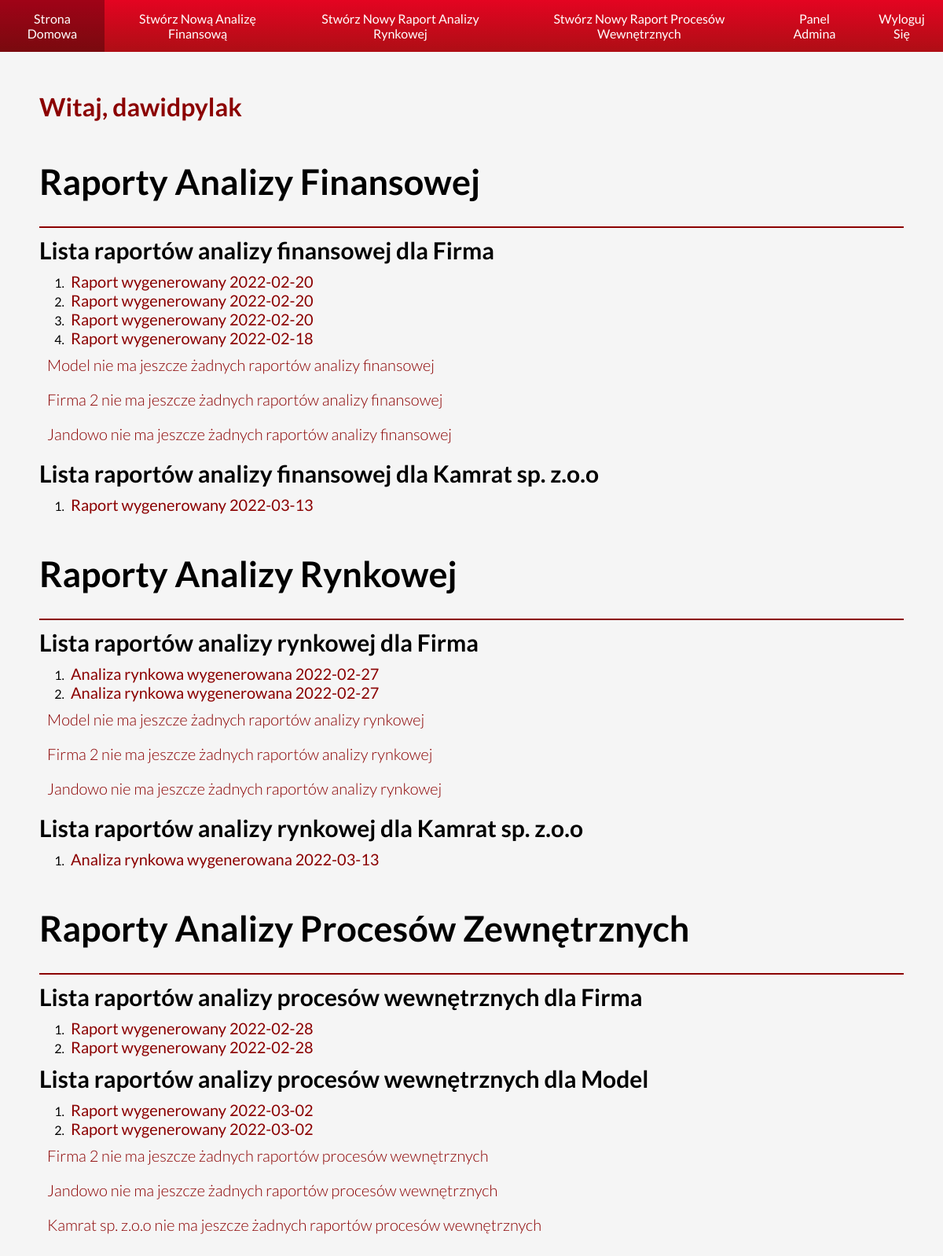
Page /home (signed in) on the committed database.
### economic_indicators_site/models.py (models this page shows, shortened)
class Company(models.Model):
    company_name = models.CharField(max_length=150, blank=False)
    company_nip = models.CharField(max_length=10)
    company_regon = models.CharField(max_length=14, blank=False)

class FinalRaport(models.Model):
    created_by = models.ForeignKey(CompanySystemUser, on_delete=models.CASCADE)
    created_at = models.DateField(auto_now_add=True)
    identifier = models.CharField(max_length=10, unique=True)
    class Meta:
        ordering = ['-created_at']
    def __str__(self):
        return f'Raport wygenerowany {self.created_at}'

class FullMarketAnalysisModel(models.Model):
    created_by = models.ForeignKey(CompanySystemUser, on_delete=models.CASCADE)
    created_at = models.DateField(auto_now_add=True)
    identifier = models.CharField(max_length=10, db_index=True)
    characteristic_module = models.ForeignKey(BusinessCharacteristicModel, on_delete=models.CASCADE)
    operation_type_module = models.ForeignKey(TypeOfEconomicActivityModel, on_delete=models.CASCADE)
    applicant_offer_module = models.ForeignKey(ApplicantOfferOperationIncomeModel, on_delete=models.CASCADE)
    place_on_market_module = models.ForeignKey(CurrentPlaceOnTheMarketModel, on_delete=models.CASCADE)
    file_path = models.FilePathField(null=True)
    def __str__(self):
        return f'Analiza rynkowa wygenerowana {self.created_at}'
    class Meta:
        ordering = ['-created_at']

class ThirdModuleRaport(models.Model):
    created_by = models.ForeignKey(CompanySystemUser, on_delete=models.CASCADE)
    created_at = models.DateField(auto_now_add=True)
    identifier = models.CharField(max_length=10)
    a1 = models.ForeignKey(ThirdModuleMainComponentModel, on_delete=models.CASCADE, related_name='a1')
    a2 = models.ForeignKey(ThirdModuleMainComponentModel, on_delete=models.CASCADE, related_name='a2')
    a3 = models.ForeignKey(ThirdModuleMainComponentModel, on_delete=models.CASCADE, related_name='a3')
    a4 = models.ForeignKey(ThirdModuleMainComponentModel, on_delete=models.CASCADE, related_name='a4')
    a5 = models.ForeignKey(ThirdModuleMainComponentModel, on_delete=models.CASCADE, related_name='a5')
    a6 = models.ForeignKey(ThirdModuleMainComponentModel, on_delete=models.CASCADE, related_name='a6')
    a7 = models.ForeignKey(ThirdModuleMainComponentModel, on_delete=models.CASCADE, related_name='a7')
    a8 = models.ForeignKey(ThirdModuleMainComponentModel, on_delete=models.CASCADE, related_name='a8')
    a9 = models.ForeignKey(ThirdModuleMainComponentModel, on_delete=models.CASCADE, related_name='a9')
    a10 = models.ForeignKey(ThirdModuleMainComponentModel, on_delete=models.CASCADE, related_name='a10')
    file_path = models.FilePathField(null=True, db_index=True)
    def __str__(self): return f'Raport wygenerowany {self.created_at}'

### economic_indicators_site/views.py (the view, shortened to what this page needs)
# urls.py: path('home', views.HomePageView.as_view()),
class HomePageView(LoginRequiredMixin, TemplateView):
    template_name = 'economic_indicators_site/homePage.html'
    login_url = '/login'
    def __prepare_staff_context(self, context: dict):
        financial_analysis = []
        market_analysis = []
        internal_analysis = []
        for company in models.Company.objects.all():
            company_raports = models.FinalRaport.objects.filter(created_by__company=company)
            company_market_analysis = models.FullMarketAnalysisModel.objects.filter(created_by__company=company)
            company_internal_processes = models.ThirdModuleRaport.objects.filter(created_by__company=company)
            financial_analysis.append({'company': company.company_name, 'raports': company_raports})
            market_analysis.append({'company': company.company_name, 'raports': company_market_analysis})
            internal_analysis.append({'company': company.company_name, 'raports': company_internal_processes})
        context['financial'] = financial_analysis
        context['market'] = market_analysis
        context['internal'] = internal_analysis
    def get_context_data(self, **kwargs):
        context = super().get_context_data(**kwargs)
        current_system_user = models.CompanySystemUser.objects.get(user__username=self.request.user.username)
        if self.request.user.is_staff:
            context['is_admin'] = True
            self.__prepare_staff_context(context)
        context['username'] = self.request.user.username
        context['user_id'] = int(current_system_user.user.id)
        context['time_periods'] = TIME_PERIODS
        return context
    def get(self, request, *args, **kwargs):
        if request.user.is_staff:
            self.template_name = 'economic_indicators_site/adminHomePage.html'
        return super().get(request)

### economic_indicators_site/templates/economic_indicators_site/adminHomePage.html
{% extends "economic_indicators_site/components/navigationBar.html" %}
{% block content %}
    <h1>Witaj, {{ username }}</h1>
    <br/>
    <h2 class="raportHeader">Raporty Analizy Finansowej</h2>
    {% if financial|length == 0 %}
        <h2 class="raportHeaderInfo">Nie ma jeszcze żadnych raportów analizy finansowej</h2>
        {% else %}
        {% for item in financial %}
            {% if item.raports|length == 0 %}
                <h3 class="raportHeaderInfo">{{ item.company }} nie ma jeszcze żadnych raportów analizy finansowej</h3>
                {% else %}
                <h3 class="raportHeaderSmall">Lista raportów analizy finansowej dla {{ item.company }}</h3>
                <ul class="raportList">
                    {% for raport in item.raports %}
                        <li class="raportList__text">
                            <a href="/full_raport_view/?identifier={{ raport.identifier }}">
                                {{ raport }}
                            </a>
                        </li>
                    {% endfor %}
                </ul>
            {% endif %}
        {% endfor %}
    {% endif %}
    <br/>
    <h2 class="raportHeader">Raporty Analizy Rynkowej</h2>
    {% if market|length == 0 %}
        <h2 class="raportHeaderInfo">Nie ma jeszcze żadnych raportów analizy rynkowej</h2>
        {% else %}
        {% for item in market %}
            {% if item.raports|length == 0 %}
                <h3 class="raportHeaderInfo">{{ item.company }} nie ma jeszcze żadnych raportów analizy rynkowej</h3>
                {% else %}
                <h3 class="raportHeaderSmall">Lista raportów analizy rynkowej dla {{ item.company }}</h3>
                <ul class="raportList">
                    {% for raport in item.raports %}
                        <li class="raportList__text">
                            <a href="/raport_analysis/{{ raport.id }}">
                                {{ raport }}
                            </a>
                        </li>
                    {% endfor %}
                </ul>
            {% endif %}
        {% endfor %}
    {% endif %}
    <br/>
    <h2 class="raportHeader">Raporty Analizy Procesów Zewnętrznych</h2>
    {% if internal|length == 0 %}
        <h2>Nie ma jeszcze żadnych raportów analizy procesów wewnętrznych</h2>
        {% else %}
        {% for item in internal %}
            {% if item.raports|length == 0 %}
                <h3 class="raportHeaderInfo">{{ item.company }} nie ma jeszcze żadnych raportów procesów wewnętrznych</h3>
                {% else %}
                <h3 class="raportHeaderSmall">Lista raportów analizy procesów wewnętrznych dla {{ item.company }}</h3>
                <ul class="raportList">
                    {% for raport in item.raports %}
                        <li class="raportList__text">
                            <a href="/third_module_raport/{{ raport.id }}">
                                {{ raport }}
                            </a>
                        </li>
                    {% endfor %}
                </ul>
            {% endif %}
        {% endfor %}
    {% endif %}
{% endblock %}

### economic_indicators_site/static/economic_indicators_site/main_styling.css (style rules this page uses)
* { box-sizing: border-box; margin: 0; padding: 0; font-family: "Lato", sans-serif; }
body.main-body { background-color: whitesmoke; }
h1 { color: darkred; }
.raportHeader { padding: 30px 0; font-size: 45px; font-weight: 700; width: 100%; border-bottom: 2px solid darkred; }
.raportHeaderSmall { font-size: 30px; padding: 10px 0; }
.raportHeaderInfo { font-size: 20px; font-weight: 300; color: darkred; padding: 10px 10px; }
.raportList { list-style: decimal; padding-left: 35px; }
.raportList__text > a { text-decoration: none; color: darkred; font-size: 20px; transition: 0.3s; padding: 5px; }

### rows in the picture
Company: company "Firma", company "Firma", company "Firma"
FinalRaport: created_at "Raport wygenerowany 2022-02-20"
FinalRaport: created_at "Raport wygenerowany 2022-02-20"
FinalRaport: created_at "Raport wygenerowany 2022-02-20"
FinalRaport: created_at "Raport wygenerowany 2022-02-18"
Company: company "Model", company "Model", company "Model"
Company: company "Firma 2", company "Firma 2", company "Firma 2"
Company: company "Jandowo", company "Jandowo", company "Jandowo"
Company: company "Kamrat sp. z.o.o", company "Kamrat sp. z.o.o", company "Kamrat sp. z.o.o"
FinalRaport: created_at "Raport wygenerowany 2022-03-13"
FullMarketAnalysisModel: created_at "Analiza rynkowa wygenerowana 2022-02-27"
FullMarketAnalysisModel: created_at "Analiza rynkowa wygenerowana 2022-02-27"
FullMarketAnalysisModel: created_at "Analiza rynkowa wygenerowana 2022-03-13"
ThirdModuleRaport: created_at "Raport wygenerowany 2022-02-28"
ThirdModuleRaport: created_at "Raport wygenerowany 2022-02-28"
ThirdModuleRaport: created_at "Raport wygenerowany 2022-03-02"
ThirdModuleRaport: created_at "Raport wygenerowany 2022-03-02"

### other values in the picture
{{ username }} "dawidpylak"
